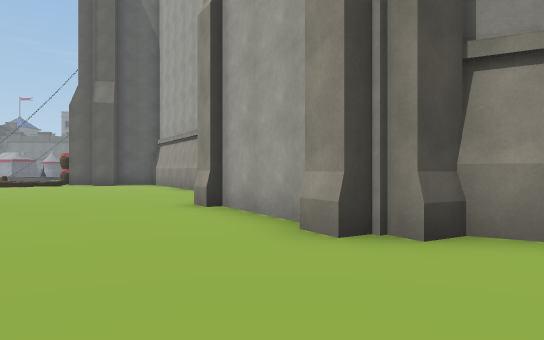
[1] (above)

24 first-person views from a walk through a 3-D level made in the Unity game engine. The camera is 1.2 m above the floor, looks level and sees 70° across. The floor is counted in squares, 2 m on a side. Each view is taken from the middle of a square. On the plan, view 1 faces up. The plan holds only what a view shows up to about 11 squares ahead; the rest is blank. The place goes on beyond the plan. The player character is not drawn. Some surface patterns are stand-ins.

[2]
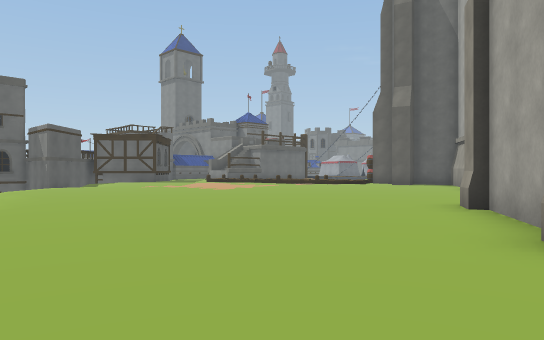

[3]
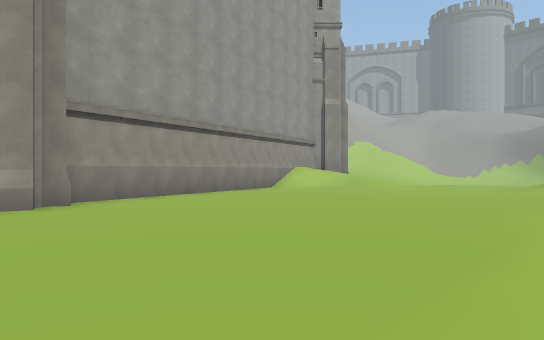

[4]
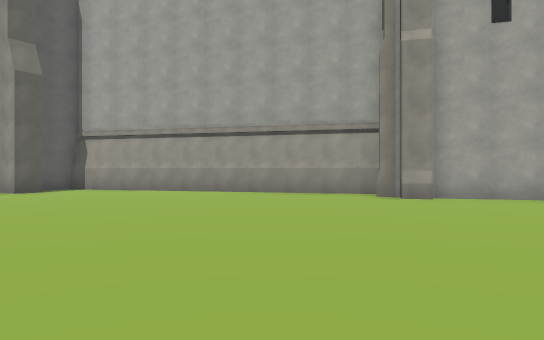

[5]
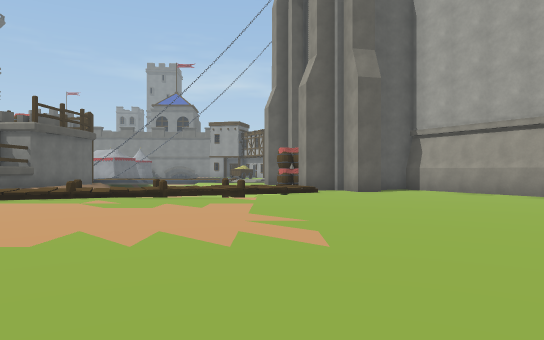

[6]
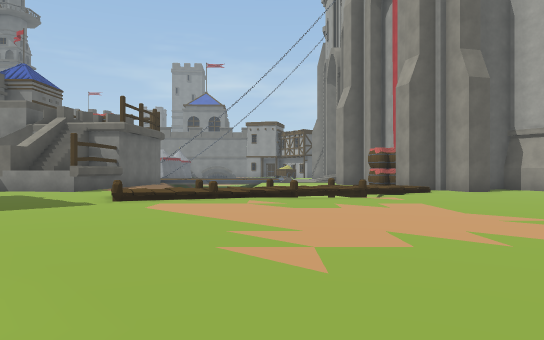

[7]
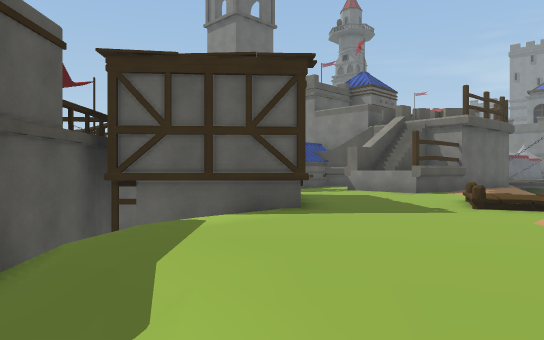

[8]
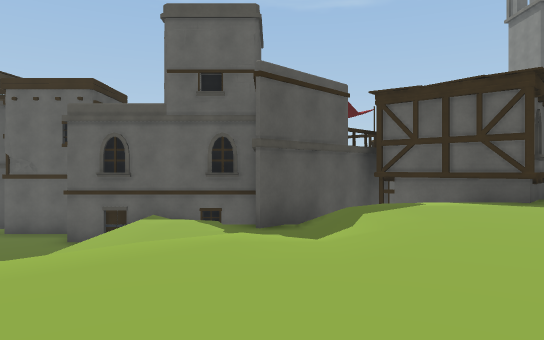

[9]
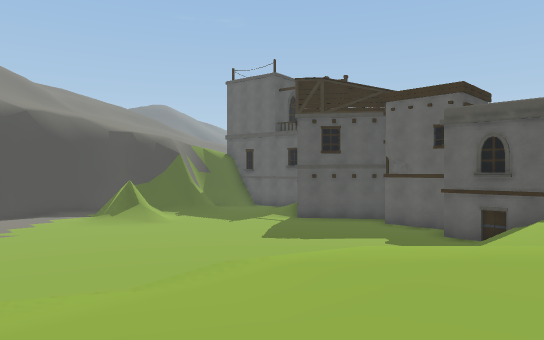

[10]
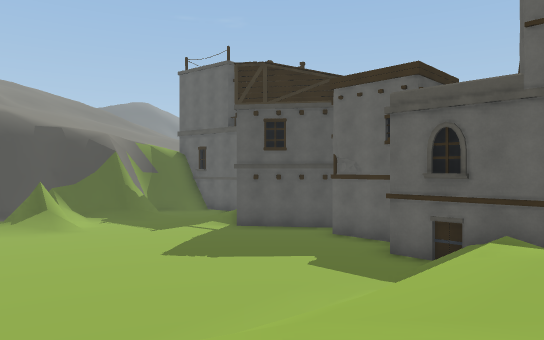

[11]
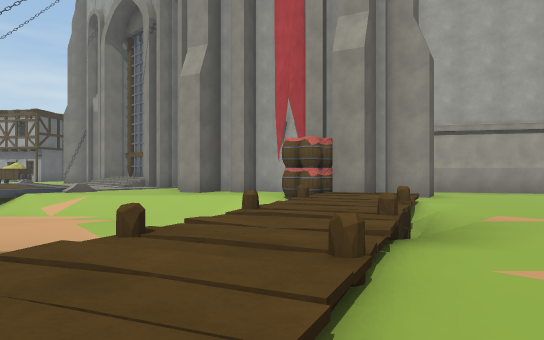

[12]
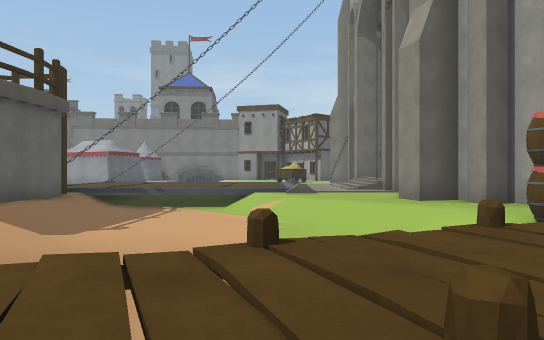

[13]
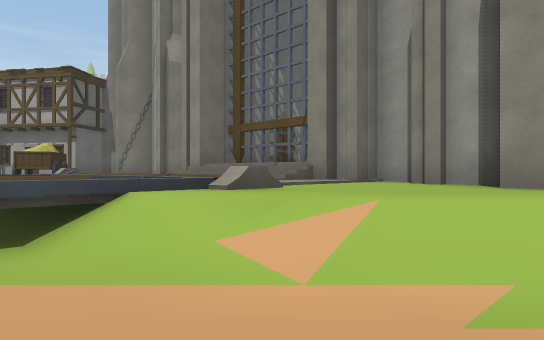

[14]
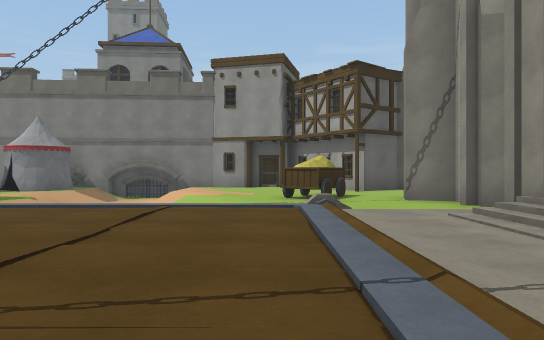

[15]
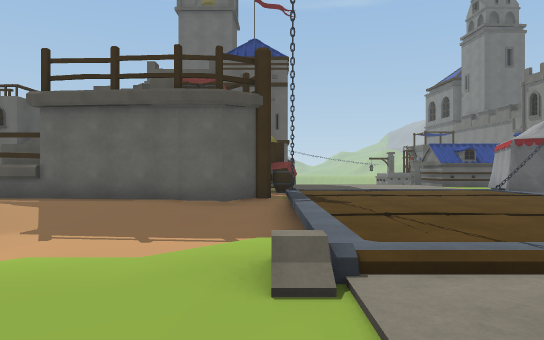

[16]
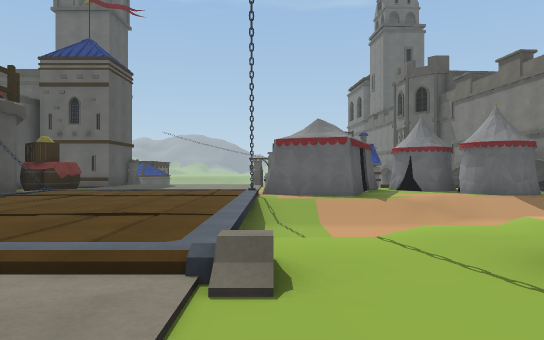

[17]
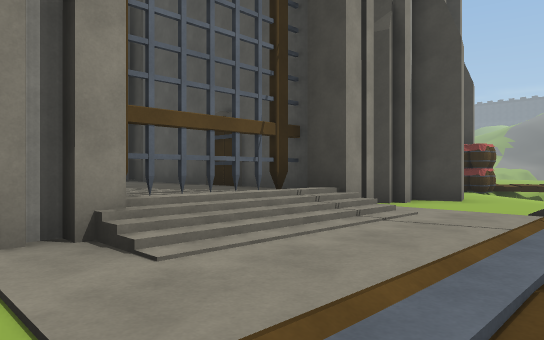

[18]
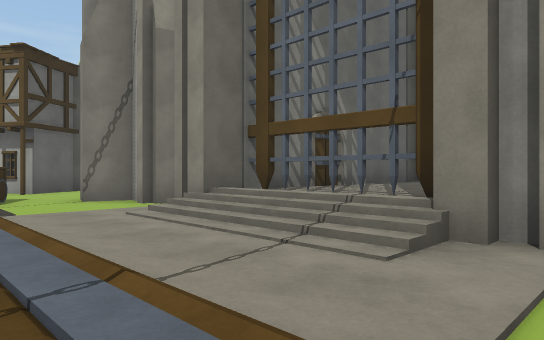

[19]
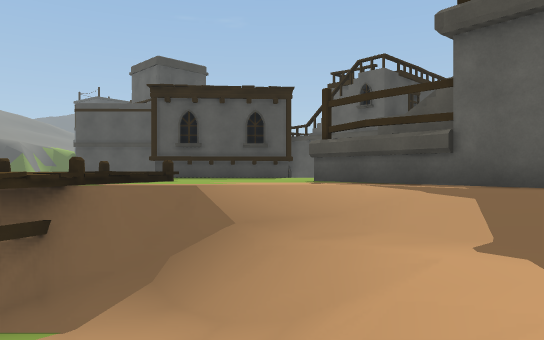

[20]
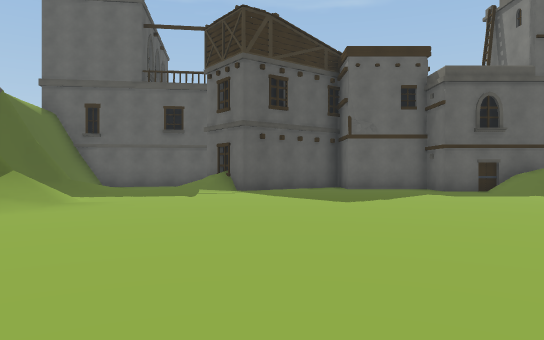

[21]
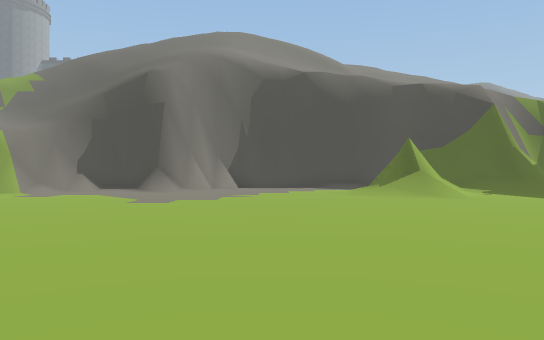

[22]
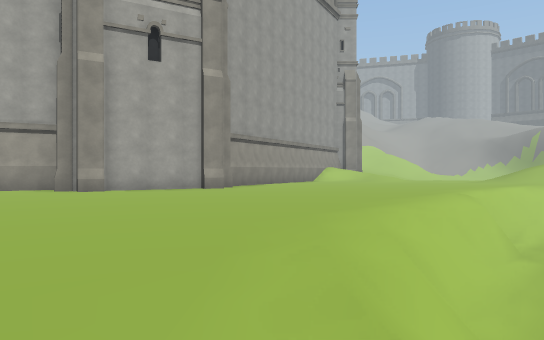

[23]
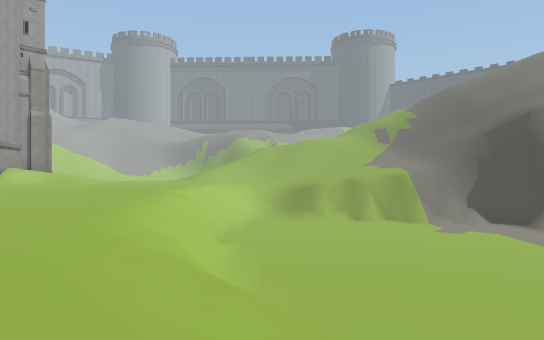

[24]
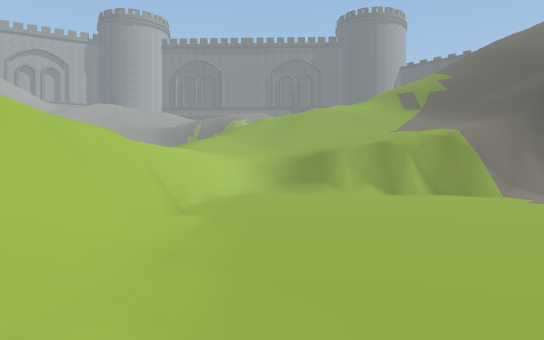

### Floor plan
Key: @ floor where view 1 was taken; # wall or solid block; x gap in a wall; . main floor; : floor 0.25 m higher than the main floor; + floor 0.5 m higher than the main floor; - floor 0.75 m lower than the main floor; _ floor 2.5 m lower than the main floor; < floor 2.75 m lower than the main floor; / step, stairs or slope; = window, fence, low wall or low ledge; ^ raised ledge; v drop or lower ground; H house; T tower; W wagon; E tent; B box; O other object.
Columns run from 20 left of view 1 to 6 right of it. Each row starts with its distance up from view 1.
 33 EE// /.....H
 32 #.//-//.....
 31 E../--/..W..
 30 ###/-- .WW.#T
 29 ##E/-- /....#
 28  ##/---///..#
 27  /:::::::/./#######
 26  /:::::::/./#+++++
 25  /:::::::/./x+++
 24  /:...:::/./#+++++
 23  /:::::::/./#######
 22 BB##/--///..#
 21  ###/--///..#
 20    #/---//.#T
 19    #/---///.T#
 18    #///////..#
 17    #///    OTT
 16   ^#///<   ###
 15  ^^#.//<<//:/##.#
 14 ...../#///#=/...##
 13 .....//////......##
 12 H....///..........#
 11  H................##
 10   HH...............#
  9   #................##
  8 HHH/................#
  7 HH /...............##
  6   H////.............#
  5    H- /.............##
  4 # /=- /..............##
  3 #//---///.............###
  2 #////// ///.............###
  1 H/////     ==/............#
  0 #________   /=//....@......
 -1 ______________/=/..........
 -2 _______________/=/.........
 -3 _________________=#/.......
 -4 ___________________#/......
 -5 ___________________/#......
 -6  ___________________=/ ...
 -7 /___________________/#
 -8 /_________________///
 -9 //__//___________/#/
-10  =//##/________=###
-11  #####/_______##v/

Positions as (right, up) in squares from view 1, and headings:
1: (0, 0), facing up
2: (1, 0), facing up-left
3: (-5, 0), facing right
4: (-9, 3), facing up-right
5: (-9, 4), facing up
6: (-12, 4), facing up
7: (-13, 5), facing up-left
8: (-10, 5), facing left
9: (-9, 4), facing down-left
10: (-12, 4), facing down-left
11: (-15, 11), facing up-right
12: (-12, 12), facing up
13: (-14, 19), facing up-right
14: (-12, 22), facing up
15: (-9, 22), facing left
16: (-9, 28), facing left
17: (-12, 28), facing down-right
18: (-12, 22), facing up-right
19: (-12, 19), facing down-left
20: (-9, -5), facing left
21: (-12, 0), facing down
22: (-11, 2), facing right
23: (-11, 3), facing down-right
24: (-8, 0), facing down-right
